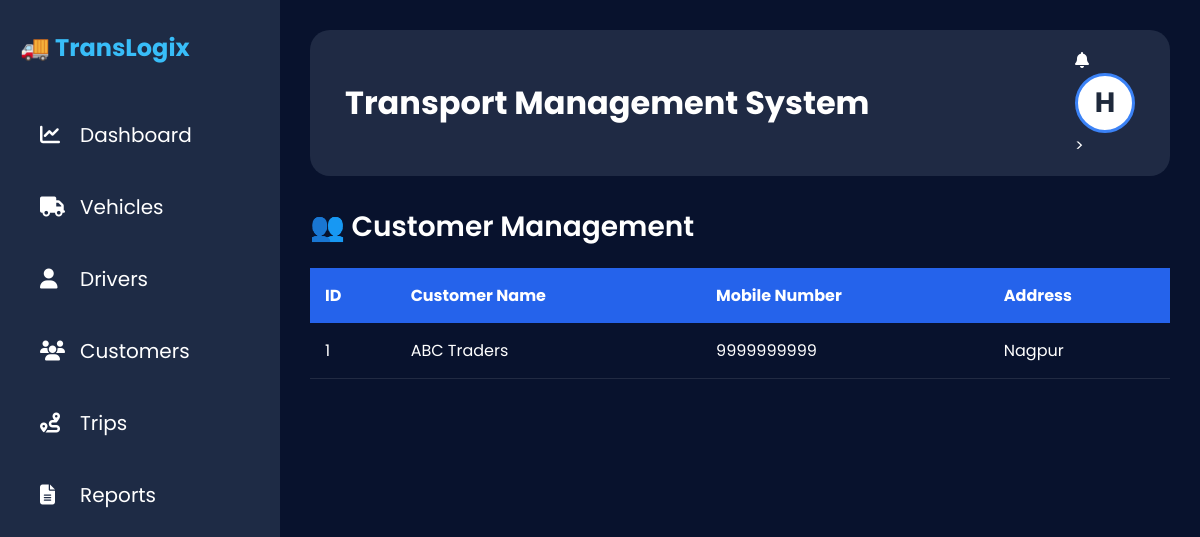
Page /customers on the committed database.
### app.py (models this page shows)
class User(db.Model):
    id = db.Column(db.Integer, primary_key=True)
    username = db.Column(db.String(100), unique=True, nullable=False)
    password = db.Column(db.String(100), nullable=False)
    full_name = db.Column(db.String(100))
    email = db.Column(db.String(100))
    mobile = db.Column(db.String(20))
    address = db.Column(db.Text)

class Customer(db.Model):
    id = db.Column(db.Integer, primary_key=True)
    name = db.Column(db.String(100))
    mobile = db.Column(db.String(20))
    address = db.Column(db.Text)

### app.py (the view)
@app.route("/customers")
def customers():
    return render_template(
        "customers.html",
        customers=Customer.query.all()
    )

### app.py (called while the page is built)
@app.context_processor
def inject_user():
    user = User.query.first()
    return dict(user=user)

### templates/customers.html
{% extends "base.html" %}
{% block content %}
<h2 class="page-title">
    👥 Customer Management
</h2>
<table class="table">
    <thead>
        <tr>
            <th>ID</th>
            <th>Customer Name</th>
            <th>Mobile Number</th>
            <th>Address</th>
        </tr>
    </thead>
    <tbody>
        {% for customer in customers %}
        <tr>
            <td>{{ customer.id }}</td>
            <td>{{ customer.name }}</td>
            <td>{{ customer.mobile }}</td>
            <td>{{ customer.address }}</td>
        </tr>
        {% endfor %}
    </tbody>
</table>
{% endblock %}

### templates/base.html (shortened to what this page needs)
<!DOCTYPE html>
<html lang="en">
<head>
    <link rel="stylesheet"
          href="{{ url_for('static', filename='css/style.css') }}">
    <link rel="stylesheet"
          href="https://cdnjs.cloudflare.com/ajax/libs/font-awesome/6.5.1/css/all.min.css">
</head>
<body>
    <aside class="sidebar">
        <div class="logo">
            🚚 <span>TransLogix</span>
        </div>
        <ul class="sidebar-menu">
            <li>
                <a href="{{ url_for('dashboard') }}">
                    <i class="fas fa-chart-line"></i>
                    <span>Dashboard</span>
                </a>
            </li>
            <li>
                <a href="{{ url_for('vehicles') }}">
                    <i class="fas fa-truck"></i>
                    <span>Vehicles</span>
                </a>
            </li>
            <li>
                <a href="{{ url_for('drivers') }}">
                    <i class="fas fa-user"></i>
                    <span>Drivers</span>
                </a>
            </li>
            <li>
                <a href="{{ url_for('customers') }}">
                    <i class="fas fa-users"></i>
                    <span>Customers</span>
                </a>
            </li>
            <li>
                <a href="{{ url_for('trips') }}">
                    <i class="fas fa-route"></i>
                    <span>Trips</span>
                </a>
            </li>
            <li>
                <a href="{{ url_for('reports') }}">
                    <i class="fas fa-file-alt"></i>
                    <span>Reports</span>
                </a>
            </li>
        </ul>
    </aside>
    <main class="main-content">
        <div class="navbar">
            <div class="nav-title">
                <h1>Transport Management System</h1>
            </div>
            <div class="nav-right">
                <div class="notification">
                    <i class="fas fa-bell"></i>
                </div>
                <div class="profile-menu">
                    <div class="profile-pic profile-avatar"
     onclick="toggleMenu()">
    {% if user and user.full_name %}
        {{ user.full_name[0].upper() }}
    {% elif user %}
        {{ user.username[0].upper() }}
    {% else %}
        A
    {% endif %}
</div>
                    >
                </div>
            </div>
        </div>
        {% block content %}
        {% endblock %}
    </main>
</body>
</html>

### static/css/style.css (style rules this page uses)
* { margin:0; padding:0; box-sizing:border-box; font-family:'Poppins',sans-serif; }
body { background:#08122d; color:white; display:flex; min-height:100vh; }
.sidebar { width:280px; background:#1e2b45; min-height:100vh; padding:30px 20px; position:fixed; left:0; top:0; }
.logo { font-size:24px; font-weight:700; color:#38bdf8; margin-bottom:40px; }
.sidebar ul { list-style:none; }
.sidebar ul li { margin-bottom:12px; }
.sidebar ul li a { text-decoration:none; color:white; display:flex; align-items:center; gap:15px; padding:15px 20px; border-radius:15px; transition:.3s; font-size:20px; }
.sidebar ul li a i { width:25px; }
.main-content { margin-left:280px; width:calc(100% - 280px); padding:30px; }
.navbar { background:#1f2a44; border-radius:20px; padding:18px 35px; display:flex; justify-content:space-between; align-items:center; margin-bottom:30px; }
.navbar h1 { font-size:32px; font-weight:700; }
.profile-menu { position:relative; }
.profile-pic { width:60px; height:60px; border-radius:50%; cursor:pointer; border:3px solid #3b82f6; object-fit:cover; }
table { width:100%; border-collapse:collapse; }
table th { background:#2563eb; color:white; padding:15px; text-align:left; }
table td { padding:15px; border-bottom:1px solid rgba(255,255,255,.1); }
.page-title { font-size:28px; margin-bottom:20px; font-weight:600; }
.profile-avatar { width:60px; height:60px; border-radius:50%; background:#ffffff; color:#1e293b; display:flex; justify-content:center; align-items:center; font-size:28px; font-weight:700; cursor:pointer; border:3px solid #3b82f6; }

### rows in the picture
User: full_name "H"
Customer: id "1", name "ABC Traders", mobile "9999999999", address "Nagpur"
